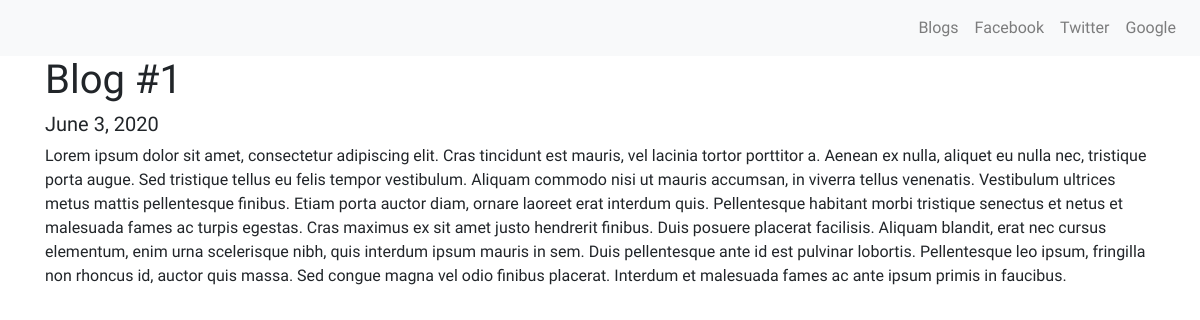
Page /blog/1/ on the committed database.
### blog/models.py (models this page shows)
class Blog(models.Model):
    title = models.CharField(max_length=100)
    date = models.DateField()
    description = models.TextField()

### blog/views.py (the view)
# urls.py: path('<int:blog_id>/', views.detail, name="detail")
def detail(request, blog_id):
    blog = get_object_or_404(Blog, pk=blog_id)
    return render(request, "blog/detail.html", {'blog': blog})

### blog/templates/blog/detail.html
{% extends "portfolio/base.html" %}
{% block content %}
<h1>{{ blog.title }}</h1>
<h5>{{ blog.date }}</h5>
<p>{{ blog.description }}</p>
{% endblock %}

### portfolio/templates/portfolio/base.html (style rules this page uses)
body { font-family: 'Buenard', serif; }

### rows in the picture
Blog: title "Blog #1", date "June 3, 2020", description "Lorem ipsum dolor sit amet, consectetur adipiscing elit. Cras tincidunt est mauris, vel lacinia tortor porttitor a. Aenean ex nulla, aliquet eu nulla nec, tristique porta augue. Sed tristique tellus eu felis tempor vestibulum. Aliquam commodo nisi ut mauris accumsan, in viverra tellus venenatis. Vestibulum ultrices metus mattis pellentesque finibus. Etiam porta auctor diam, ornare laoreet erat interdum quis. Pellentesque habitant morbi tristique senectus et netus et malesuada fames ac turpis egestas. Cras maximus ex sit amet justo hendrerit finibus. Duis posuere placerat facilisis. Aliquam blandit, erat nec cursus elementum, enim urna scelerisque nibh, quis interdum ipsum mauris in sem.…"
